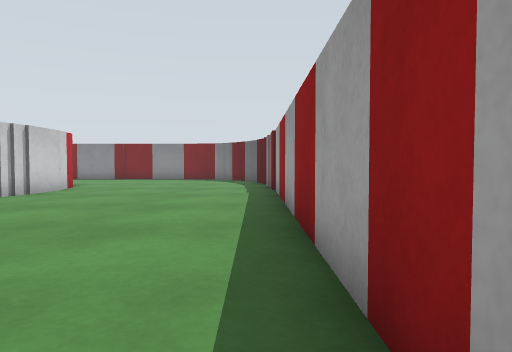
View 1 (above)

16 first-person views from a walk through a Gazebo world. The camera is 0.45 m above the floor, tilts 2° down and sees 70° across. The floor is counted in squares, 0.5 m on a side. Each view is taken from the middle of a square. On the plan, view 1 faces up. The plan holds only what a view shows up to about 12 squares ahead; the rest is blank. The place goes on beyond the plan.

View 2
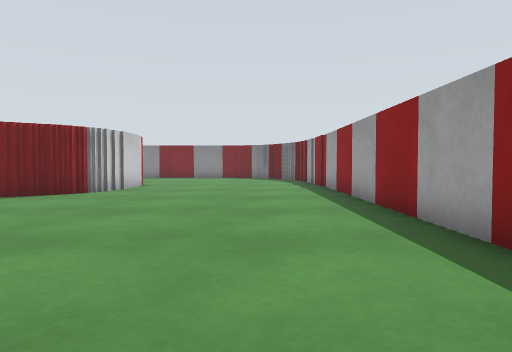

View 3
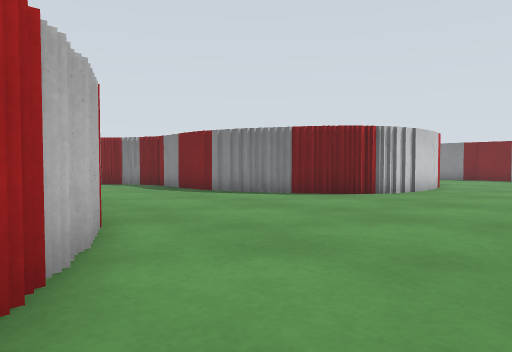

View 4
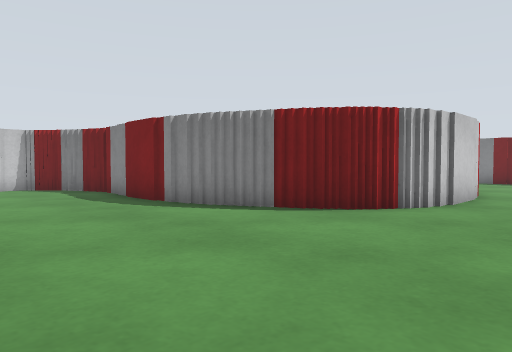

View 5
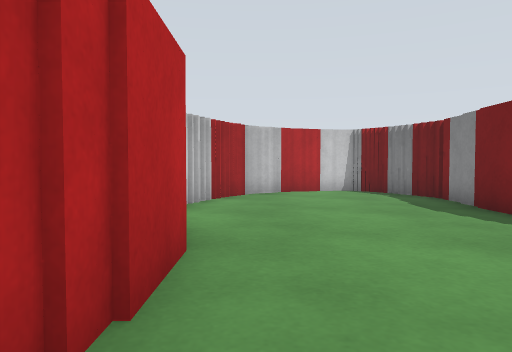

View 6
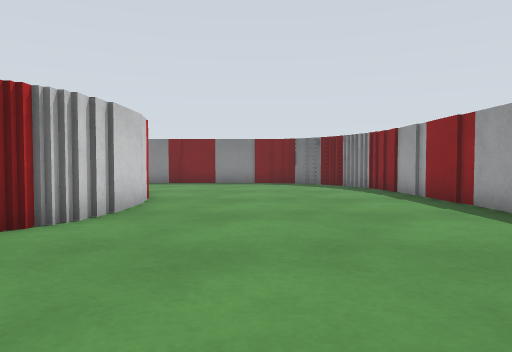

View 7
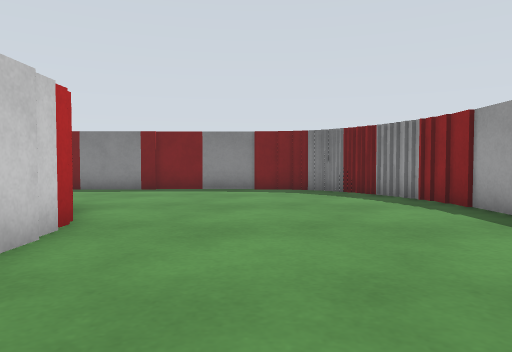

View 8
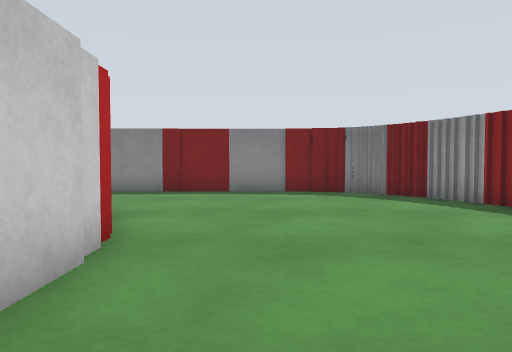

View 9
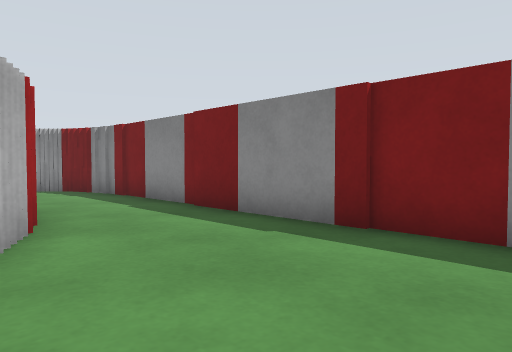

View 10
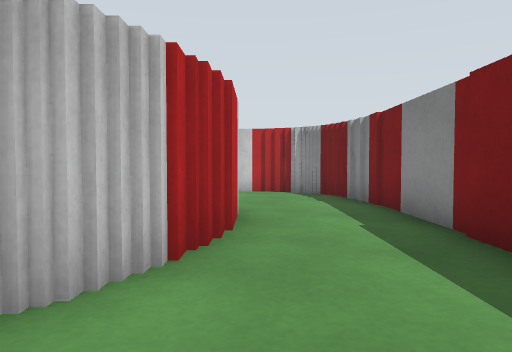

View 11
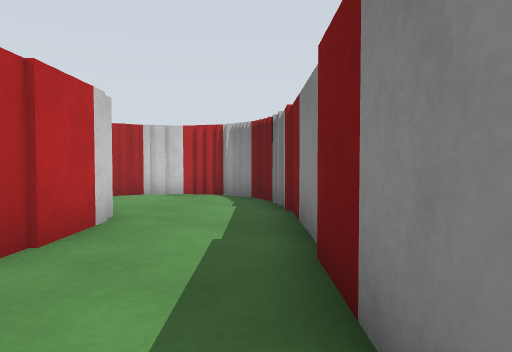

View 12
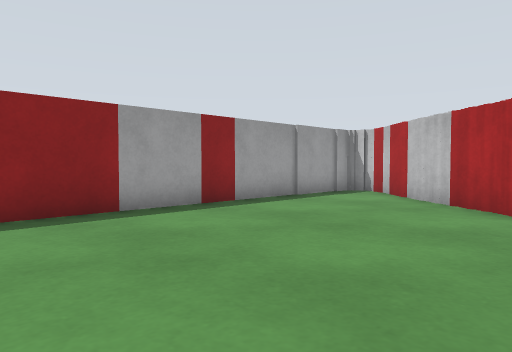

View 13
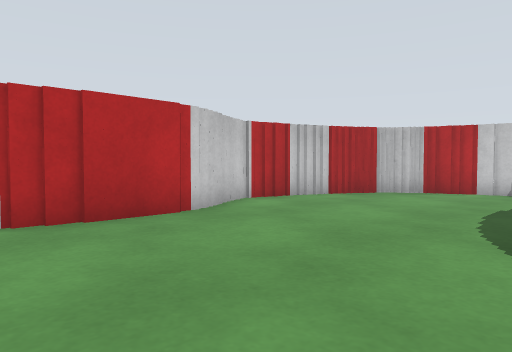

View 14
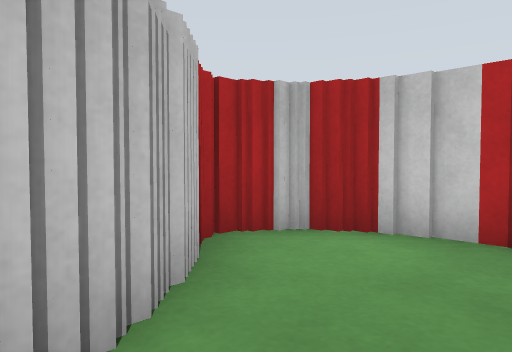

View 15
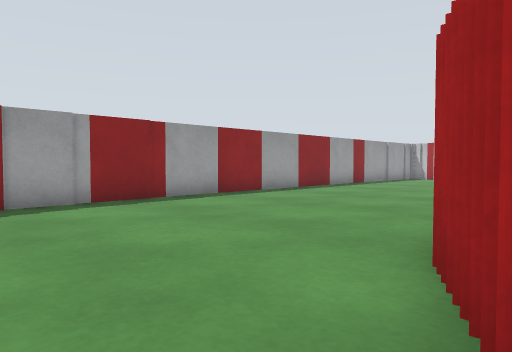

View 16
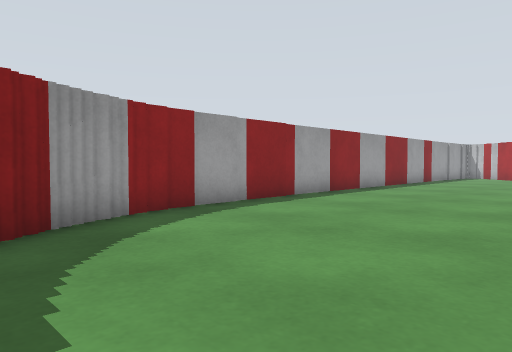

### Floor plan
Points are (right, up) in squares from view 1. A wall is a line through its corners. A room is listed if a view was taken in it or the views show most of it. See-through windows are left out.
Room 1 (views 1, 2, 3, 4, 5, 6, 7, 8, 9, 10, 11, 12, 13, 14, 15, 16)
walls: (-7.2, 9.4) (-7.2, 8.9); (-6.8, 10.1) (-6.8, 9.4); (-7.6, 8.3) (-8.1, 8.3) (-8.1, 8) (-8.5, 8); (-8.4, 7.8) (-8.9, 7.8); (-8.8, 7.6) (-9.2, 7.6); (-9.2, 7.4) (-9.8, 7.4); (-6.6, 13) (-6.6, 10); (-9.6, 7.1) (-10.1, 7.1); (-10, 6.9) (-10.6, 6.9); (-6.8, 13.8) (-6.8, 13); (-10.5, 6.7) (-11.4, 6.7); (-11.2, 6.5) (-13.4, 6.5); (-13.5, 6.5) (-14.2, 6.5); (-7.6, 1.1) (-7, 1.1); (0.4, 14.1) (0.4, 16.2); (-9.6, 16.7) (-9.3, 16.7) (-9.3, 16.4); (-14.2, 6.7) (-15.8, 6.7); (-10.4, 1.3) (-7.5, 1.3); (-10.4, 17.1) (-9.8, 17.1); (-10.9, 1.1) (-10.2, 1.1); (0.2, 16.1) (0.2, 17); (-11.2, 0.9) (-10.8, 0.9); (-4.5, -0.8) (-4, -0.8); (-15.6, 6.5) (-16.4, 6.5); (0, 16.9) (0, 17.4); (-11.4, 17.4) (-10.2, 17.4); (-0.2, 17.2) (-0.2, 18); (-11.9, 0.5) (-11.2, 0.5); (-0.5, 17.9) (-0.5, 18.6); (-3.8, -1.3) (-3.2, -1.3); (-16.2, 6.3) (-16.9, 6.3); (-0.8, 18.5) (-0.8, 19); (-3.4, -1.6) (-2.9, -1.6); (-1, 18.9) (-1, 19.4); (-1.4, 19.4) (-1.4, 19.9); (-2.9, -2) (-2.4, -2); (-13.4, 0.2) (-11.9, 0.2); (-13.8, 17.7) (-11.2, 17.7); (-14.4, 0.5) (-13.4, 0.5); (-1.8, 20.2) (-2.2, 20.2); (-2.2, 20.4) (-2.8, 20.4); (-2.8, 20.6) (-16.4, 20.6); (-14.8, 0.7) (-14.2, 0.7); (-14.9, 17.4) (-14.2, 17.4); (-15.2, 0.9) (-14.6, 0.9); (-15.2, 17.1) (-14.8, 17.1); (-15.6, 1.1) (-15.1, 1.1); (-15.8, 16.7) (-15.2, 16.7); (-18, 5.4) (-18, 3.9); (-16.1, 1.3) (-15.5, 1.3); (-17.6, 3.8) (-17.6, 2.9); (-17, 2.5) (-17, 2); (-17.4, 3) (-17.4, 2.5); (-16.6, 1.6) (-16, 1.6); (-17.4, 15.3) (-16.8, 15.3); (-1.1, -3.6) (-0.6, -3.6); (0.6, -3.1) (0.6, 14.2); (-18, 16.2) (-18, 15.8) (-17.5, 15.8); (-0.5, -4) (0.1, -4); (0.4, -3.6) (0.4, -3.1); (-18.5, 17) (-18.5, 16.4); (-16.2, 20.4) (-17, 20.4); (-16.9, 20.2) (-17.4, 20.2); (-17.2, 20) (-17.8, 20); (-18.7, 18.6) (-18.7, 16.9); (-18.5, 19.1) (-18.5, 18.5); (-18.2, 19.5) (-18.2, 19)

Positions as (right, up) in squares from view 1, and headings:
1: (0, 0), facing up
2: (-2, -2), facing up
3: (-2, -1), facing up-left
4: (-4, 2), facing up-left
5: (-6, 2), facing left
6: (-4, 4), facing up
7: (-4, 8), facing up
8: (-5, 9), facing up
9: (-5, 16), facing up-left
10: (-7, 18), facing left
11: (-8, 20), facing left
12: (-6, 7), facing down-right
13: (-6, 7), facing down-left
14: (-14, 19), facing down-left
15: (-8, 17), facing down-right
16: (-6, 20), facing down-right
